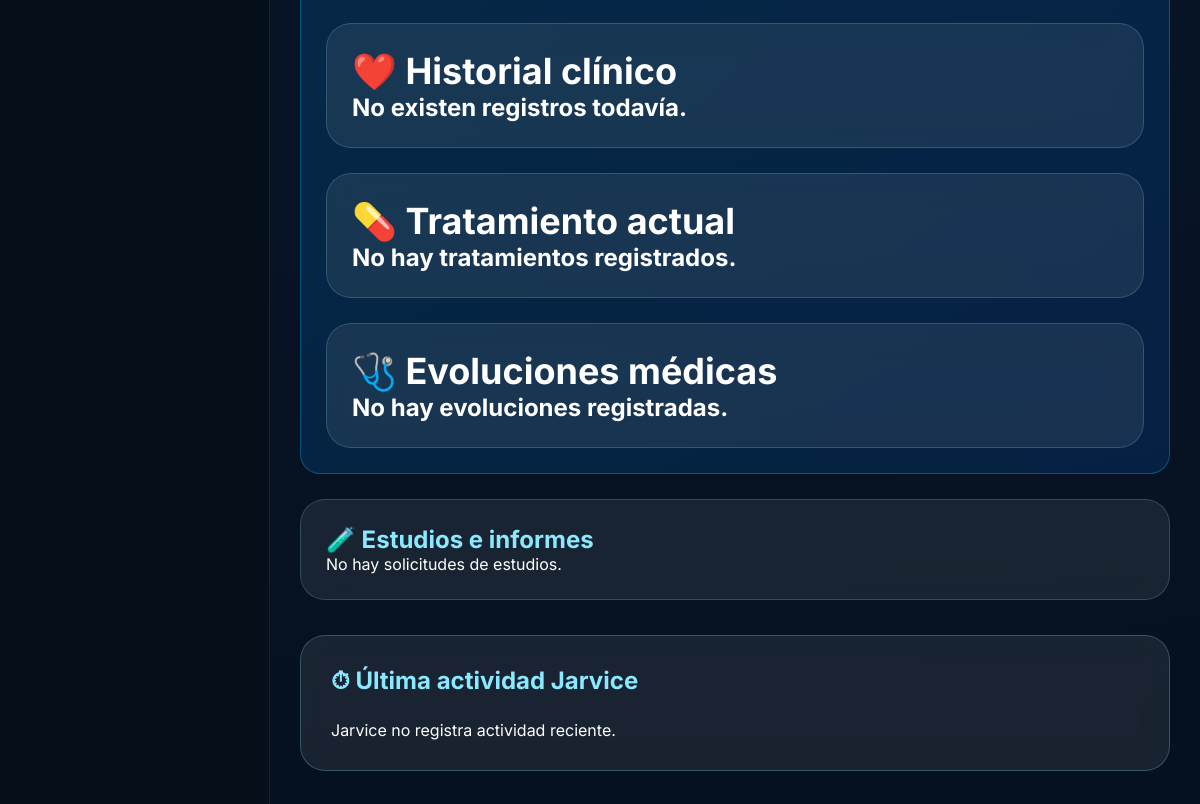
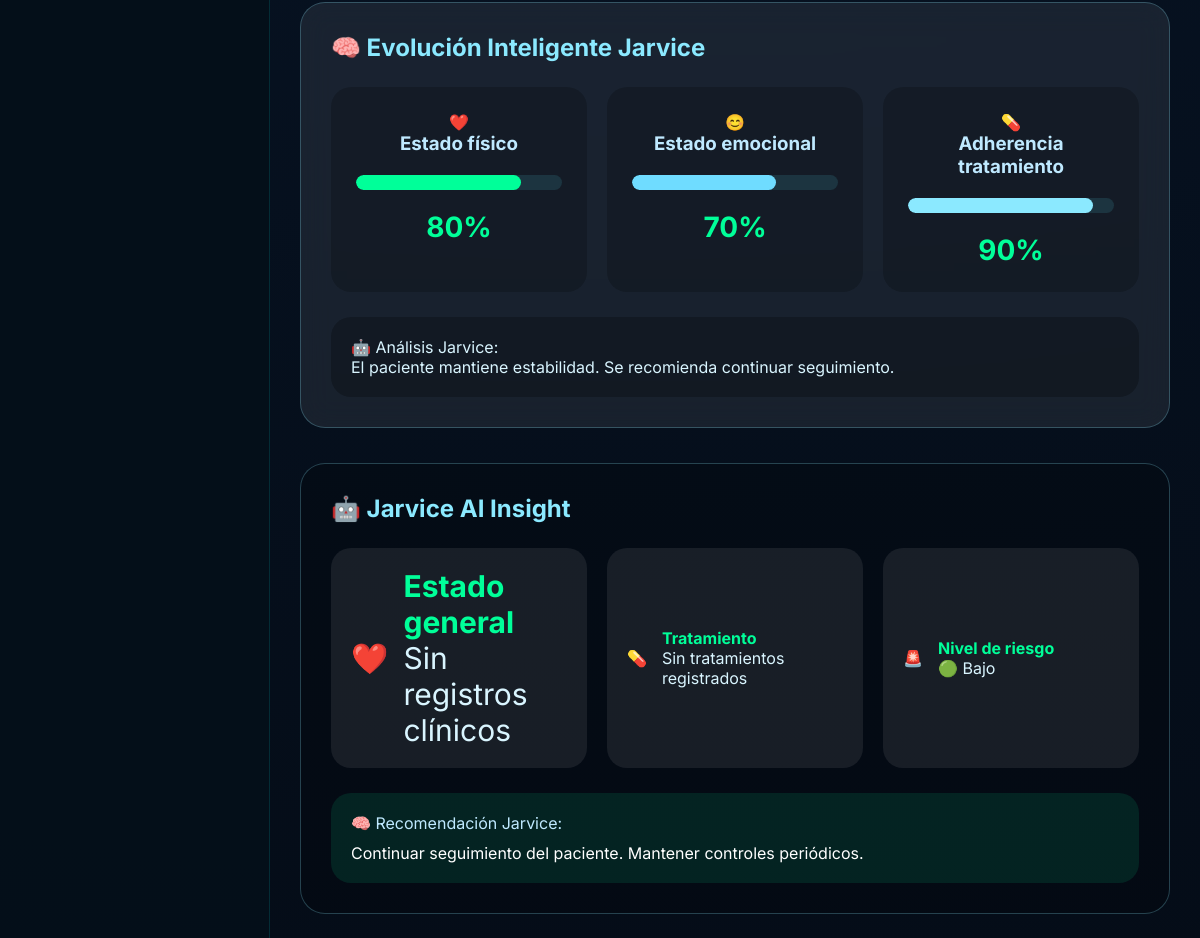
Before: /historial/2/ (signed in, middle part) with the older database file (2 pictures, top to bottom).
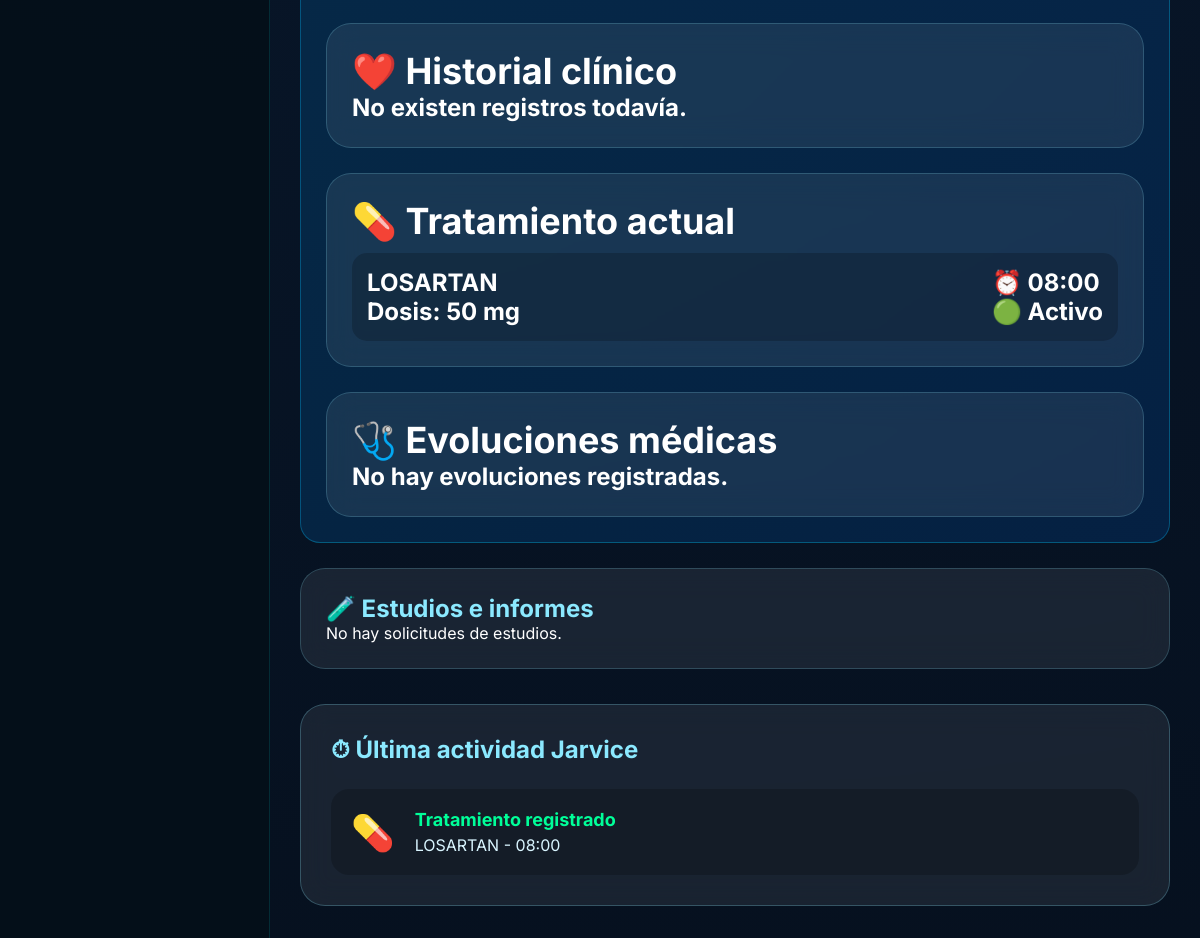
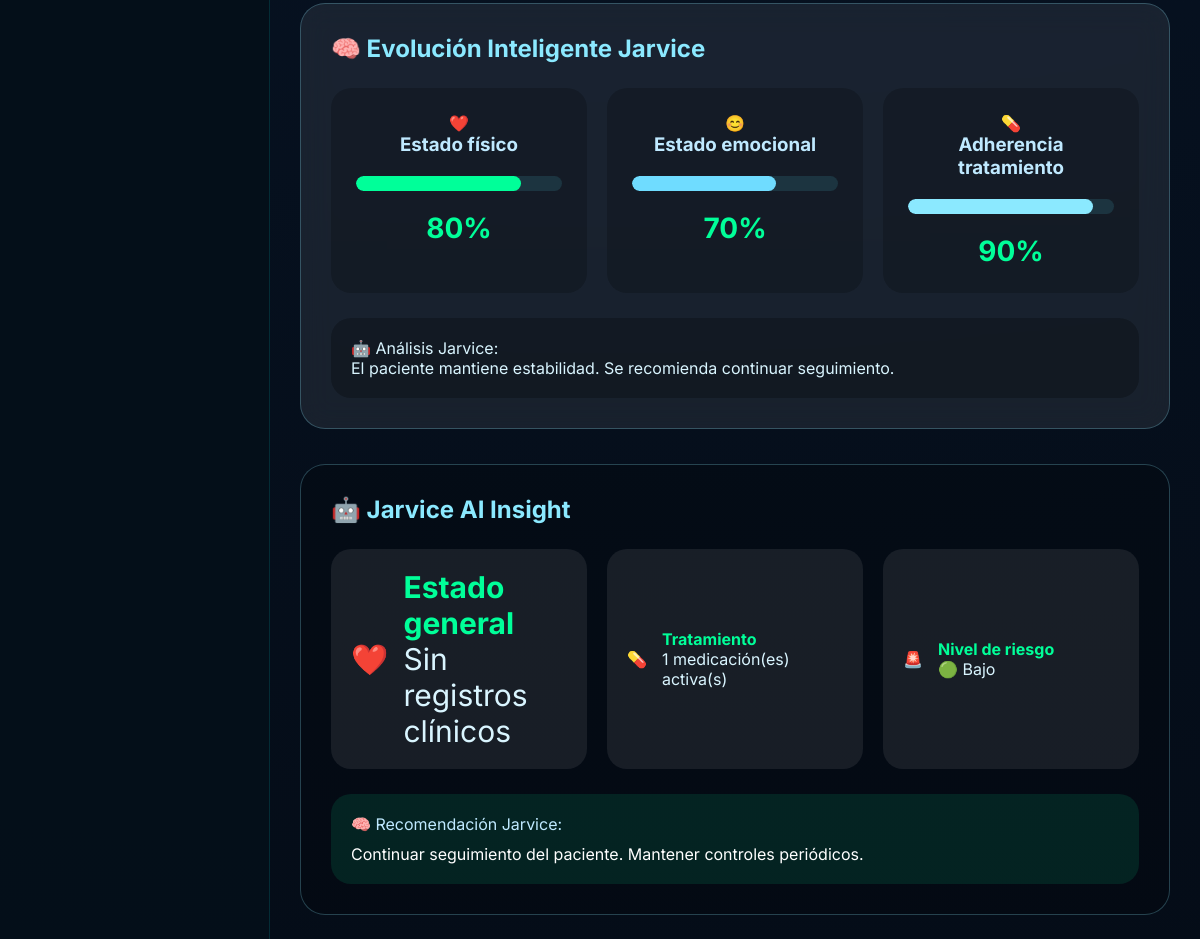
After: the same page with the newer database file (2 pictures, top to bottom).
### mi_app_salud/models.py (models this page shows, shortened)
class Medicacion(models.Model):
    paciente = models.ForeignKey(
        Paciente,
        on_delete=models.CASCADE,
        related_name="medicaciones"
    )
    nombre = models.CharField(max_length=100)
    dosis = models.CharField(max_length=50)
    horario = models.TimeField()
    activo = models.BooleanField(default=True)
    tomado = models.BooleanField(default=False)
    fecha_ultima_toma = models.DateTimeField(
        null=True,
        blank=True
    )
    confirmado_por = models.ForeignKey(
        User,
        on_delete=models.SET_NULL,
        null=True,
        blank=True
    )

### mi_app_salud/views.py (the view, shortened to what this page needs)
# urls.py: path('historial/<int:paciente_id>/', historial_paciente, name='historial'),
@login_required
def historial_paciente(request, paciente_id):
    paciente = get_object_or_404(
        Paciente,
        id=paciente_id
    )
    registros = RegistroSalud.objects.filter(
        paciente=paciente
    ).order_by("-fecha")
    recordatorios = Recordatorio.objects.filter(
        paciente=paciente
    ).order_by("-fecha")
    medicaciones = Medicacion.objects.filter(
        paciente=paciente
    )
    evoluciones = EvolucionMedica.objects.filter(
        paciente=paciente
    ).order_by("-fecha")
    estudios = EstudioMedico.objects.filter(
        paciente=paciente
    ).order_by("-fecha")
    solicitudes_estudios = SolicitudEstudio.objects.filter(
        paciente=paciente
    ).order_by("-fecha_solicitud")
    riesgo = "BAJO"
    color_riesgo = "verde"
    ultimo_registro = registros.first()
    ultimo_estado = RegistroSalud.objects.filter(
        paciente=paciente
    ).order_by("-fecha").first()
    return render(
        request,
        "mi_app_salud/historial_paciente.html",
        {
            "paciente": paciente,
            "registros": registros,
            "recordatorios": recordatorios,
            "medicaciones": medicaciones,
            "evoluciones": evoluciones,
            "solicitudes_estudios": solicitudes_estudios,
            "ultimo_estado": ultimo_estado,
        }
    )

### mi_app_salud/templates/mi_app_salud/historial_paciente.html (shortened to what the changed rows need)
{% extends "mi_app_salud/base.html" %}
{% block contenido %}
<div class="jarvice-ai">
    <h2>
    <div class="seccion">
        <h2>
            ❤️ Historial clínico
        </h2>
        {% for registro in registros %}
        <div class="registro">
            <strong>
                {{ registro.fecha }}
            </strong>
            <span>
                {{ registro.estado }}
            </span>
        </div>
        {% empty %}
        <p>
            No existen registros todavía.
        </p>
        {% endfor %}
    </div>
<div class="seccion">
    <h2>💊 Tratamiento actual</h2>
    {% for medicamento in medicaciones %}
    <div class="registro">
        <div>
            <strong>{{ medicamento.nombre }}</strong>
            <br>
            Dosis:
            {{ medicamento.dosis }}
        </div>
        <div>
            ⏰ {{ medicamento.horario }}
            <br>
            {% if medicamento.activo %}
                🟢 Activo
            {% else %}
                🔴 Suspendido
            {% endif %}
        </div>
    </div>
    {% empty %}
    <p>No hay tratamientos registrados.</p>
    {% endfor %}
</div>
<div class="seccion">
    <h2>🩺 Evoluciones médicas</h2>
    {% for evolucion in evoluciones %}
        <div class="registro evolucion-card">
    <div class="evolucion-fecha">
        📅 {{ evolucion.fecha|date:"d/m/Y H:i" }}
    </div>
    <div class="evolucion-contenido">
        <p>
            📝 <strong>Evolución:</strong><br>
            {{ evolucion.descripcion }}
        </p>
        {% if evolucion.diagnostico %}
        <p>
            🔎 <strong>Diagnóstico:</strong><br>
            {{ evolucion.diagnostico }}
        </p>
        {% endif %}
        {% if evolucion.indicaciones %}
        <p>
            📌 <strong>Indicaciones:</strong><br>
            {{ evolucion.indicaciones }}
        </p>
        {% endif %}
    </div>
</div>
    {% empty %}
        <p>No hay evoluciones registradas.</p>
    {% endfor %}
</div>
</div>
<div class="seccion">
    <h2>🧪 Estudios e informes</h2>
</div>
<div class="actividad-jarvice">
    <h2>
        ⏱ Última actividad Jarvice
    </h2>
    <div class="actividad-lista">
        {% if medicaciones %}
        <div class="actividad-item">
            <span>
                💊
            </span>
            <div>
                <strong>
                    Tratamiento registrado
                </strong>
                <p>
                    {{ medicaciones.0.nombre }}
                    - {{ medicaciones.0.horario }}
                </p>
            </div>
        </div>
        {% endif %}
        {% if not registros and not recordatorios and not medicaciones %}
        <p>
            Jarvice no registra actividad reciente.
        </p>
        {% endif %}
    </div>
</div>
<div class="evolucion-jarvice">
    <h2>
        🧠 Evolución Inteligente Jarvice
    </h2>
</div>
<div class="insight-jarvice">
    <h2>
        🤖 Jarvice AI Insight
    </h2>
    <div class="insight-contenido">
        <div class="insight-item">
            <div>
                <strong>
                    Tratamiento
                </strong>
                <p>
                    {% if medicaciones %}
                        {{ medicaciones|length }}
                        medicación(es) activa(s)
                    {% else %}
                        Sin tratamientos registrados
                    {% endif %}
                </p>
            </div>
        </div>
    </div>
</div>
</div>
{% endblock %}

Changed rows visible on the page:
added Medicacion: nombre "LOSARTAN", dosis "50 mg", horario "08:00", activo "🟢 Activo"
Other visible differences:
{{ medicaciones|length }}: (not shown) → "1"
text no longer shown: "No hay tratamientos registrados. Jarvice no registra actividad reciente. Sin tratamientos registrados"
text now shown: "💊 Tratamiento registrado - medicación(es) activa(s)"
